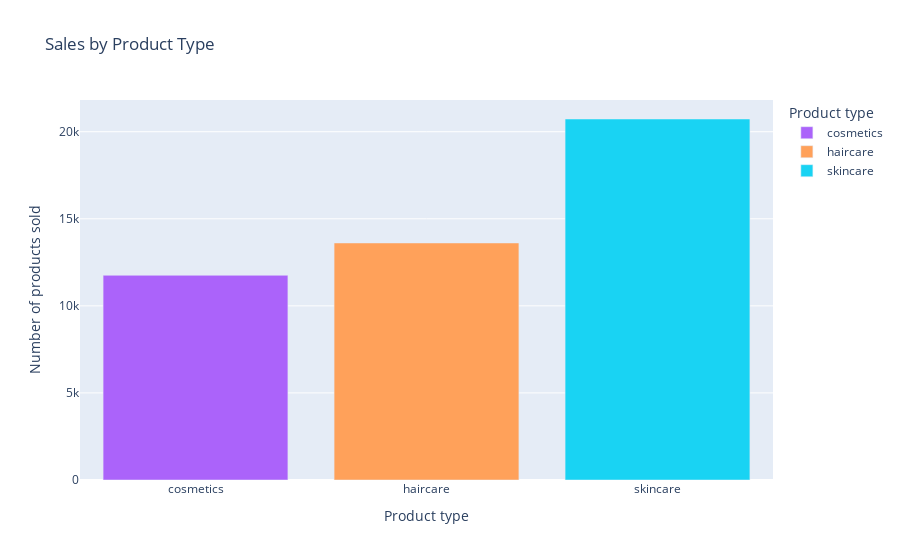

Notebook code for this chart:
### Code cell
import plotly.express as px

# Assuming 'Product type' has categorical values like 'Type A', 'Type B', etc.
color_mapping = {
    'Type A': 'blue',
    'Type B': 'green',
    'Type C': 'red',
    # Add more color mappings as needed
}

bar_chart = px.bar(sales_data, x='Product type', y='Number of products sold',
                   color='Product type',
                   title='Sales by Product Type',
                   hover_data=['Number of products sold'],
                   color_discrete_map=color_mapping)

bar_chart.show()

### Figure 1 — Plotly figure (JSON) as saved in the notebook; plotly's stock layout.template omitted (floating-point values rounded to 4 significant figures)
{"data": [{"alignmentgroup": "True", "hovertemplate": "Product type=%{x}<br>Number of products sold=%{y}<extra></extra>", "legendgroup": "cosmetics", "marker": {"color": "#ab63fa", "pattern": {"shape": ""}}, "name": "cosmetics", "offsetgroup": "cosmetics", "orientation": "v", "showlegend": true, "textposition": "auto", "type": "bar", "x": ["cosmetics"], "xaxis": "x", "y": [11757], "yaxis": "y"}, {"alignmentgroup": "True", "hovertemplate": "Product type=%{x}<br>Number of products sold=%{y}<extra></extra>", "legendgroup": "haircare", "marker": {"color": "#FFA15A", "pattern": {"shape": ""}}, "name": "haircare", "offsetgroup": "haircare", "orientation": "v", "showlegend": true, "textposition": "auto", "type": "bar", "x": ["haircare"], "xaxis": "x", "y": [13611], "yaxis": "y"}, {"alignmentgroup": "True", "hovertemplate": "Product type=%{x}<br>Number of products sold=%{y}<extra></extra>", "legendgroup": "skincare", "marker": {"color": "#19d3f3", "pattern": {"shape": ""}}, "name": "skincare", "offsetgroup": "skincare", "orientation": "v", "showlegend": true, "textposition": "auto", "type": "bar", "x": ["skincare"], "xaxis": "x", "y": [20731], "yaxis": "y"}], "layout": {"barmode": "relative", "legend": {"title": {"text": "Product type"}, "tracegroupgap": 0}, "title": {"text": "Sales by Product Type"}, "xaxis": {"anchor": "y", "categoryarray": ["cosmetics", "haircare", "skincare"], "categoryorder": "array", "domain": [0, 1], "title": {"text": "Product type"}}, "yaxis": {"anchor": "x", "domain": [0, 1], "title": {"text": "Number of products sold"}}}}
